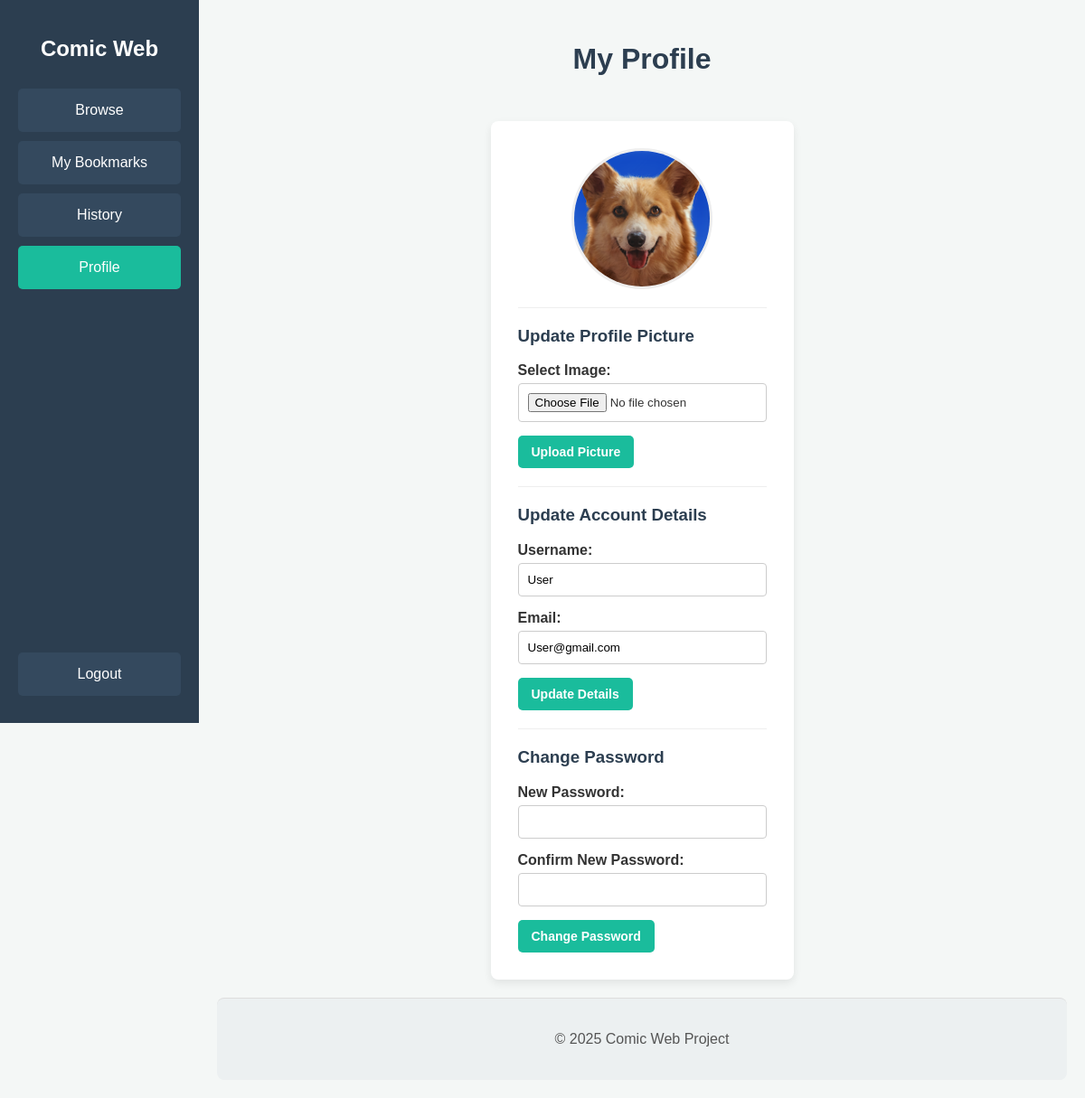
Page /code/user/profile.php (signed in) on the committed database.
### tables this page shows
CREATE TABLE `tb_user` (
  `user_id` int(5) NOT NULL,
  `username` varchar(32) NOT NULL,
  `email` varchar(255) NOT NULL,
  `password` varchar(255) NOT NULL,
  `role` enum('admin','user') NOT NULL,
  `profile_picture_url` varchar(255) DEFAULT NULL,
  `created_at` date NOT NULL
);

### code/user/profile.php (the view, shortened to what this page needs)
<?php
include '../connection.php';
$user_id = $_SESSION['user_id'];
$sql_user = "SELECT username, email, profile_picture_url FROM tb_user WHERE user_id = ?";
$stmt_user = mysqli_prepare($conn, $sql_user);
mysqli_stmt_bind_param($stmt_user, "i", $user_id);
mysqli_stmt_execute($stmt_user);
$result_user = mysqli_stmt_get_result($stmt_user);
$user_data = mysqli_fetch_assoc($result_user);
$profile_pic = !empty($user_data['profile_picture_url']) ? $user_data['profile_picture_url'] : '/comic_project/comic-web/assets/profile_pictures/default.jpg';
?>
<!DOCTYPE html>
<html lang="en">
<head>
    <link rel="stylesheet" href="../../assets/css/user_style.css">
</head>
<body>
    <div class="user-container">
        <div class="sidebar">
            <h2>Comic Web</h2>
            <a href="homepage.php" class="nav-button">Browse</a>
            <a href="bookmark.php" class="nav-button">My Bookmarks</a>
            <a href="history.php" class="nav-button">History</a>
            <a href="profile.php" class="nav-button active">Profile</a>
            <a href="#" class="nav-button logout-button" onclick="showLogoutModal(event)">Logout</a>
        </div>
        <div class="main-content">
            <h2 class="page-heading">My Profile</h2>
            <div class="profile-container">
                <img src="<?php echo htmlspecialchars($profile_pic); ?>" alt="Profile Picture" class="profile-picture">
                <form action="update_profile.php" method="POST" enctype="multipart/form-data" class="form-section">
                    <h3>Update Profile Picture</h3>
                    <div class="form-group">
                        <label for="profile_pic_upload">Select Image:</label>
                        <input type="file" id="profile_pic_upload" name="profile_picture" accept="image/jpeg, image/png, image/gif">
                    </div>
                    <button type="submit" name="update_picture">Upload Picture</button>
                </form>
                <form action="update_profile.php" method="POST" class="form-section">
                    <h3>Update Account Details</h3>
                    <div class="form-group">
                        <label for="username">Username:</label>
                        <input type="text" id="username" name="username" value="<?php echo htmlspecialchars($user_data['username']); ?>" required>
                    </div>
                    <div class="form-group">
                        <label for="email">Email:</label>
                        <input type="email" id="email" name="email" value="<?php echo htmlspecialchars($user_data['email']); ?>" required>
                    </div>
                    <button type="submit" name="update_details">Update Details</button>
                </form>
                <form action="update_profile.php" method="POST" class="form-section">
                    <h3>Change Password</h3>
                    <div class="form-group">
                        <label for="new_password">New Password:</label>
                        <input type="password" id="new_password" name="new_password" required>
                    </div>
                    <div class="form-group">
                        <label for="confirm_password">Confirm New Password:</label>
                        <input type="password" id="confirm_password" name="confirm_password" required>
                    </div>
                    <button type="submit" name="update_password">Change Password</button>
                </form>
            </div>
            <footer class="content-footer">
                <p>&copy; <?php echo date("Y"); ?> Comic Web Project</p>
            </footer>
        </div>
    </div>
</body>
</html>

### assets/css/user_style.css (style rules this page uses)
body { font-family: Arial, sans-serif; background-color: #f4f7f6; margin: 0; color: #333; display: flex; flex-direction: column; min-height: 100vh; }
.user-container { display: flex; flex-grow: 1; }
.sidebar { width: 220px; background-color: #2c3e50; color: white; padding: 20px; display: flex; flex-direction: column; flex-shrink: 0; height: 100vh; position: fixed; top: 0; left: 0; box-sizing: border-box; }
.sidebar h2 { text-align: center; margin-bottom: 30px; font-size: 24px; }
.sidebar .nav-button { color: white; text-decoration: none; padding: 15px; margin-bottom: 10px; border-radius: 5px; background-color: #34495e; text-align: center; transition: background-color 0.3s; }
.sidebar .nav-button:hover, .sidebar .nav-button.active { background-color: #1abc9c; }
.sidebar .logout-button { margin-top: auto; }
.main-content { flex-grow: 1; margin-left: 220px; padding: 20px; background-color: #f4f7f6; display: flex; flex-direction: column; }
.page-heading { text-align: center; margin-bottom: 30px; font-size: 32px; color: #2c3e50; }
.content-footer { text-align: center; padding: 20px; background-color: #ecf0f1; color: #555; border-top: 1px solid #ddd; border-radius: 8px; margin-top: auto; }

### code/user/profile.php (style rules this page uses)
.profile-container { max-width: 800px; margin: 20px auto; background-color: #fff; padding: 30px; border-radius: 8px; box-shadow: 0 4px 10px rgba(0,0,0,0.08); }
.profile-picture { width: 150px; height: 150px; border-radius: 50%; object-fit: cover; display: block; margin: 0 auto 20px auto; border: 3px solid #eee; }
.form-section { border-top: 1px solid #eee; padding-top: 20px; margin-top: 20px; }
.form-section h3 { margin-top: 0; color: #2c3e50; }
.form-group { margin-bottom: 15px; }
.form-group label { display: block; margin-bottom: 5px; font-weight: bold; }
.form-group input[type="text"], .form-group input[type="email"], .form-group input[type="password"], .form-group input[type="file"] { width: 100%; padding: 10px; border: 1px solid #ccc; border-radius: 4px; box-sizing: border-box; }
.profile-container button { padding: 10px 15px; font-size: 14px; font-weight: bold; background-color: #1abc9c; color: white; border: none; border-radius: 5px; cursor: pointer; transition: background-color 0.3s; }

### rows in the picture
tb_user: profile_picture_url (picture), username "User", email "User@gmail.com"
